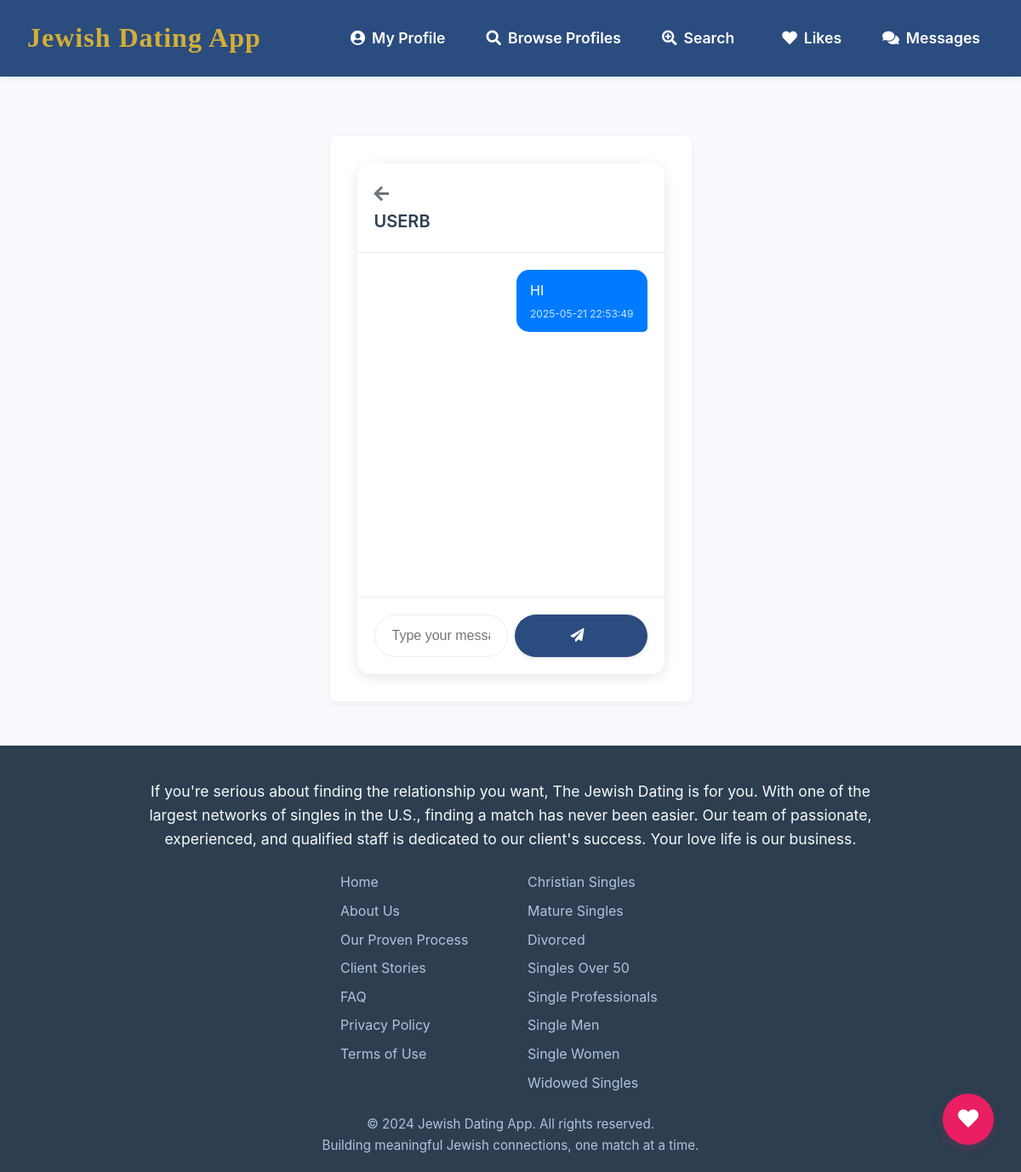
/messages/2 (signed in), run on an earlier commit of the app's database.
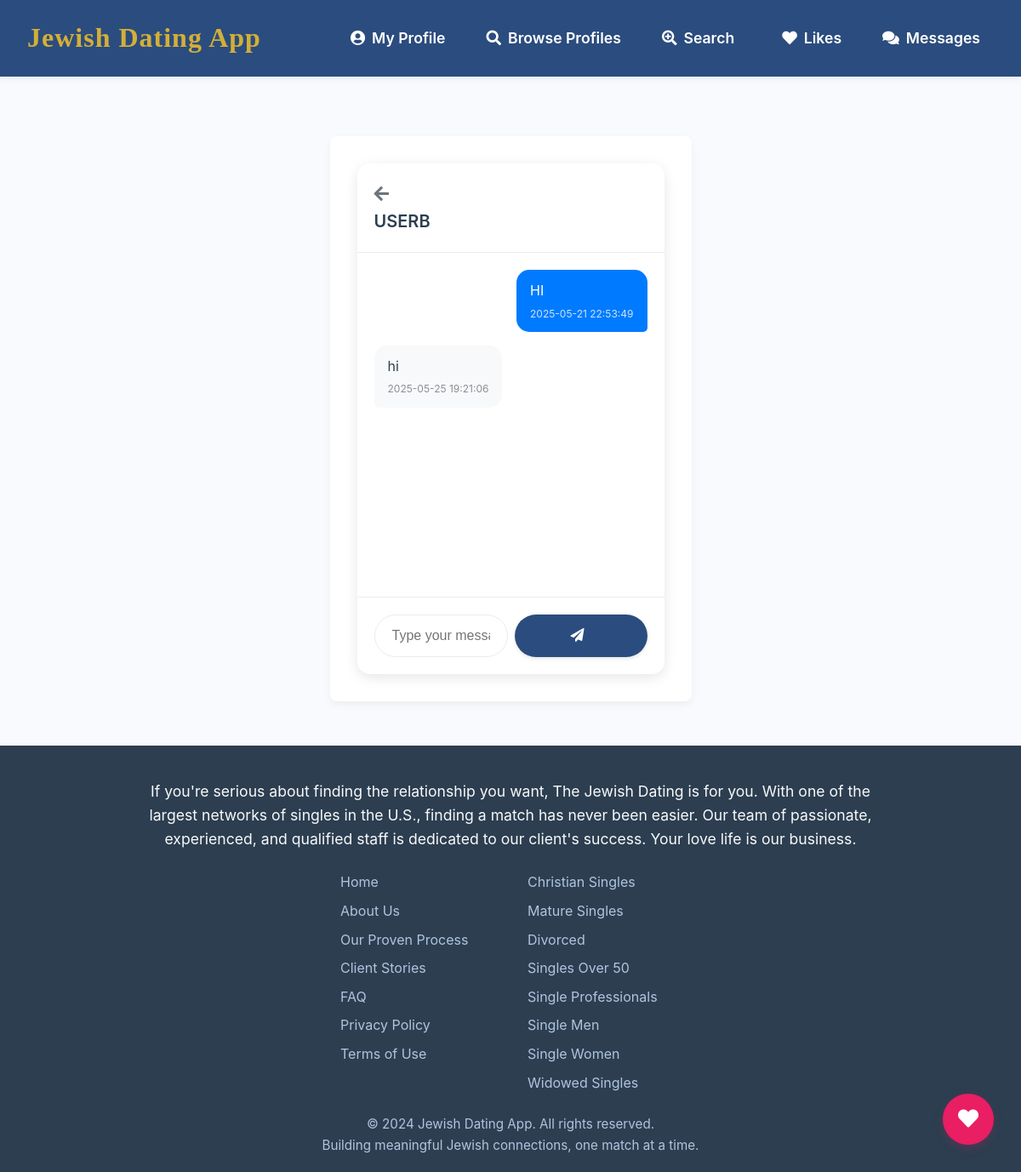
And on a later commit of the database.
### tables this page shows
CREATE TABLE messages (
            id INTEGER PRIMARY KEY AUTOINCREMENT,
            sender_id INTEGER NOT NULL,
            receiver_id INTEGER NOT NULL,
            content TEXT NOT NULL,
            timestamp DATETIME DEFAULT CURRENT_TIMESTAMP,
            FOREIGN KEY (sender_id) REFERENCES users(id),
            FOREIGN KEY (receiver_id) REFERENCES users(id)
        );

### app.py (the view, shortened to what this page needs)
@app.route('/messages/<int:user_id>', methods=('GET', 'POST'))
@login_required
def conversation(user_id):
    conn = get_db_connection()
    current_user_id = g.user['id']
    other_user = conn.execute(
        'SELECT id, username FROM users WHERE id = ?', (user_id,)
    ).fetchone()
    if not other_user:
        conn.close()
        flash('User not found.', 'error')
        return redirect(url_for('messages'))
    if other_user['id'] == current_user_id:
        conn.close()
        flash('You cannot message yourself.', 'warning')
        return redirect(url_for('messages'))
    messages = conn.execute(
        '''
        SELECT sender_id, receiver_id, content, timestamp
        FROM messages
        WHERE (sender_id = ? AND receiver_id = ?) OR (sender_id = ? AND receiver_id = ?)
        ORDER BY timestamp ASC
        ''',
        (current_user_id, other_user['id'], other_user['id'], current_user_id)
    ).fetchall()
    conn.close()
    return render_template('conversation.html', messages=messages, other_user=other_user)

### app.py (called while the page is built)
@app.after_request
def add_security_headers(response):
    response.headers['Strict-Transport-Security'] = 'max-age=31536000; includeSubDomains'
    response.headers['X-Content-Type-Options'] = 'nosniff'
    response.headers['X-Frame-Options'] = 'SAMEORIGIN'
    response.headers['X-XSS-Protection'] = '1; mode=block'
    response.headers['Content-Security-Policy'] = "default-src 'self'; script-src 'self' 'unsafe-inline' cdnjs.cloudflare.com cdn.jsdelivr.net; style-src 'self' 'unsafe-inline' fonts.googleapis.com cdnjs.cloudflare.com cdn.jsdelivr.net; font-src 'self' fonts.gstatic.com cdnjs.cloudflare.com; img-src 'self' data:; connect-src 'self'"
    return response

def get_db_connection():
    conn = sqlite3.connect(app.config['DATABASE'])
    conn.row_factory = sqlite3.Row
    return conn

@app.context_processor
def inject_now():
    return {'now': datetime.datetime.now()}

def login_required(view):
    @wraps(view)
    def wrapped_view(*args, **kwargs):
        if g.user is None:
            flash('You need to be logged in to access this page.', 'warning')
            return redirect(url_for('login'))
        return view(*args, **kwargs)
    return wrapped_view

### templates/conversation.html (shortened to what this page needs)
{% extends "base.html" %}
{% block content %}
<div class="container py-5">
    <div class="chat-container">
        <div class="chat-header">
            <div class="d-flex align-items-center">
                <a href="{{ url_for('messages') }}" class="back-button">
                    <i class="fas fa-arrow-left"></i>
                </a>
                <div class="chat-user-info">
                    <h2 class="chat-username">{{ other_user.username }}</h2>
                </div>
            </div>
        </div>
        <div class="chat-messages" id="chat-messages">
            {% for message in messages %}
                <div class="message {% if message.sender_id == g.user.id %}message-sent{% else %}message-received{% endif %}">
                    <div class="message-content">
                        {{ message.content }}
                        <div class="message-time">
                            {{ message.timestamp }}
                        </div>
                    </div>
                </div>
            {% endfor %}
        </div>
        <div class="chat-input">
            <form method="post" class="message-form">
                <div class="input-group">
                    <input type="text"
                           name="message_content"
                           class="form-control"
                           placeholder="Type your message..."
                           required
                           autocomplete="off">
                    <button type="submit" class="btn btn-primary">
                        <i class="fas fa-paper-plane"></i>
                    </button>
                </div>
            </form>
        </div>
    </div>
</div>
{% endblock %}

What changed in the data, as far as the page shows it:
added messages: content "hi", timestamp "2025-05-25 19:21:06"
